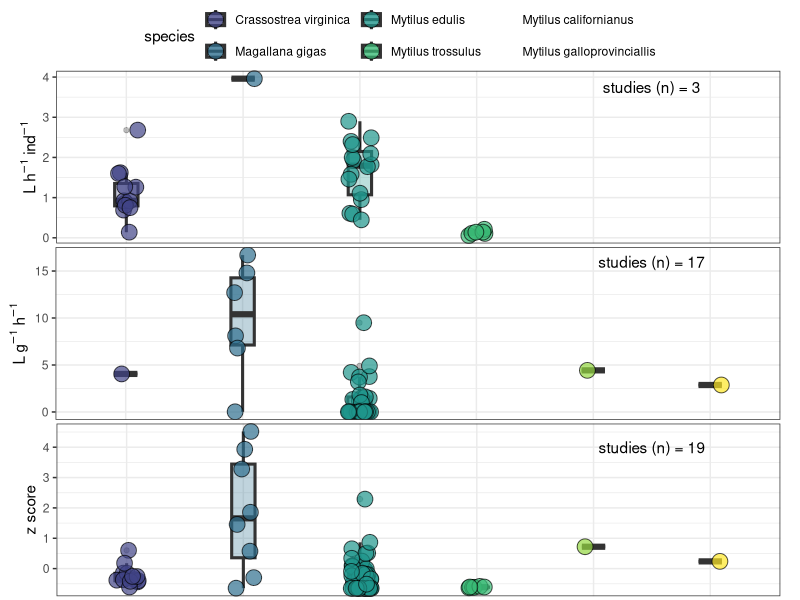

Write the R code that produced this figure.
#+++++++++++++++++++++++++++++++++++++++++++++++++++++++++++++++++++++++++++++++
#                                                                             ##
# KBAY Filter Feeder Metaanalysis                                             ##
# Script created y2024-06-03                                                  ##
# Data source: Various                                                        ##
# R code prepared by Ross Whippo                                              ##
# Last updated 2024-06-03                                                     ##
#                                                                             ##
#+++++++++++++++++++++++++++++++++++++++++++++++++++++++++++++++++++++++++++++++

# SUMMARY:


# Required Files (check that script is loading latest version):
# lit_filtration.csv

# Associated Scripts:
# FILE.R

# TO DO 

#+++++++++++++++++++++++++++++++++++++++++++++++++++++++++++++++++++++++++++++++
# TABLE OF CONTENTS                                                         ####
#                                                                              +
# LOAD PACKAGES                                                                +
# READ IN AND PREPARE DATA                                                     +
# MANIPULATE DATA                                                              +
#                                                                              +
#+++++++++++++++++++++++++++++++++++++++++++++++++++++++++++++++++++++++++++++++

#+++++++++++++++++++++++++++++++++++++++++++++++++++++++++++++++++++++++++++++++
# LOAD PACKAGES                                                             ####
#+++++++++++++++++++++++++++++++++++++++++++++++++++++++++++++++++++++++++++++++

library(tidyverse)
library(viridis)
library(ggpubr)

#+++++++++++++++++++++++++++++++++++++++++++++++++++++++++++++++++++++++++++++++
# READ IN AND PREPARE DATA                                                  ####
#+++++++++++++++++++++++++++++++++++++++++++++++++++++++++++++++++++++++++++++++

lit_filtration <- read_csv("data/lit_filtration.csv", 
                           col_types = cols(rate_formula = col_double()))

#+++++++++++++++++++++++++++++++++++++++++++++++++++++++++++++++++++++++++++++++
# MANIPULATE DATA                                                           ####
#+++++++++++++++++++++++++++++++++++++++++++++++++++++++++++++++++++++++++++++++

str(lit_filtration)
unique(lit_filtration$unit)

lit_combined <- lit_filtration %>% 
  mutate(rate = coalesce(rate_formula, `calculated g rate`)) %>%
  mutate(species = factor(species, levels = c("Crassostrea virginica",
                                "Magallana gigas",
                                "Mytilus edulis",
                                "Mytilus trossulus",
                                "Mytilus californianus",
                                "Mytilus galloprovinciallis")))

# mean per individuals
indiv <- lit_combined %>%
  filter(unit %in% c("l_hr_ind", "ml_min_ind", "ml_hr_ind", "l_h_ind")) %>%
  filter(min_max_mean == "mean")

indv_stand <- indiv %>%
  mutate(standard_filtration = case_when(unit == "ml_min_ind" ~ rate_formula * 0.001 * 60,
                                         unit == "ml_hr_ind" ~ rate_formula * 0.001,
                                         .default = rate_formula)) %>%
  filter(!is.na(standard_filtration))

# number of studies
unique(indv_stand$source)

indv_gg <- indv_stand %>%
  ggplot(aes(x = species, y = standard_filtration, fill = species)) +
  geom_boxplot(alpha = 0.3, width = 0.2, linewidth = 1.05) +
  geom_jitter(shape = 21, size = 5, width = 0.1, alpha = 0.7) +
  scale_x_discrete(drop = FALSE) +
  scale_fill_viridis(discrete = TRUE, begin = 0.2, drop = FALSE) +
  ylab(expression(paste(L, ~h^{-1} , ~ind^{-1}))) +
  theme_bw() + 
  theme(axis.title.x = element_blank(),
        axis.text.x = element_blank(),
        axis.ticks.x = element_blank(),
        plot.margin = unit(c(0, 0.5, 0, 0.5), "cm")) +
  annotate("text", x = 5.5, y = 3.75, label = "studies (n) = 3")

# mean per unit weight
dryweight <- lit_combined %>%
  filter(unit %in% c("l_hr_g", "l_hr", "l_g_hr", "ml_hr_g")) %>%
  filter(min_max_mean == "mean")

weight_stand <- dryweight %>%
  mutate(standard_filtration = case_when(unit == "ml_hr_g" ~ rate * 0.001,
                                         .default = rate))

# number of studies
unique(weight_stand$source)

weight_gg <- weight_stand %>%
  ggplot(aes(x = species, y = standard_filtration, fill = species)) +
  geom_boxplot(alpha = 0.3, width = 0.2, linewidth = 1.05) +
  geom_jitter(shape = 21, size = 5, width = 0.1, alpha = 0.7) +
  scale_x_discrete(drop = FALSE) +
  scale_fill_viridis(discrete = TRUE, begin = 0.2, drop = FALSE) +
  ylab(expression(paste(L, ~g^{-1} , ~h^{-1}))) +
  theme_bw() + 
  theme(axis.title.x = element_blank(),
        axis.text.x = element_blank(),
        axis.ticks.x = element_blank(),
        plot.margin = unit(c(0, 0.5, 0, 0.23), "cm")) +
  annotate("text", x = 5.5, y = 16, label = "studies (n) = 17")

# z-score comparison
zscore <- lit_combined %>%
  filter(min_max_mean == "mean") %>%
  mutate(standard_filtration = case_when(unit == "ml_min_ind" ~ rate_formula * 0.001 * 60,
                                         unit == "ml_hr_ind" ~ rate_formula * 0.001,
                                         unit == "ml_hr_g" ~ rate * 0.001,
                                         .default = rate_formula)) %>%
  mutate(coal_rate = coalesce(`calculated g rate`, standard_filtration)) %>%
  mutate(`z score` = ((coal_rate - mean(coal_rate, na.rm = TRUE))/sd(coal_rate, na.rm = TRUE))) %>%
  filter(!is.na(`z score`))

# number of studies
unique(zscore$source)

zscore_gg <- zscore %>%
  ggplot(aes(x = species, y = `z score`, fill = species)) +
  geom_boxplot(alpha = 0.3, width = 0.2, linewidth = 1.05) +
  geom_jitter(shape = 21, size = 5, width = 0.1, alpha = 0.7) +
  scale_x_discrete(drop = FALSE) +
  scale_fill_viridis(discrete = TRUE, begin = 0.2, drop = FALSE) +
  theme_bw() + 
  theme(axis.title.x = element_blank(),
        axis.text.x = element_blank(),
        axis.ticks.x = element_blank(),
        plot.margin = unit(c(0, 0.5, 0, 0.6), "cm")) +
  annotate("text", x = 5.5, y = 4, label = "studies (n) = 19")

ggarrange(indv_gg, weight_gg, zscore_gg, ncol = 1, common.legend = TRUE)


############### SUBSECTION HERE

####
#<<<<<<<<<<<<<<<<<<<<<<<<<<END OF SCRIPT>>>>>>>>>>>>>>>>>>>>>>>>#

# SCRATCH PAD ####